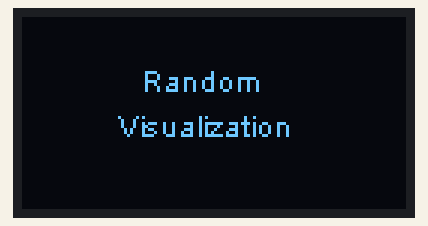
A sketch run on a simulated ESP8266 (NodeMCU). Parts: 128×64 one-colour display. Random numbers use the default seed unless the sketch sets one.

Above: at 0.1 s.
At 5.04 s:
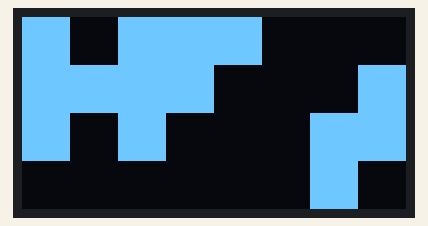
At 10.06 s:
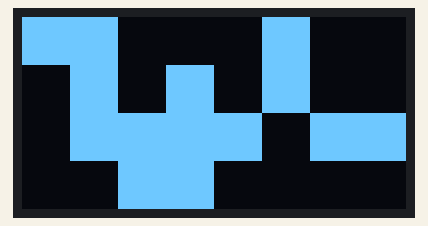
At 19.98 s:
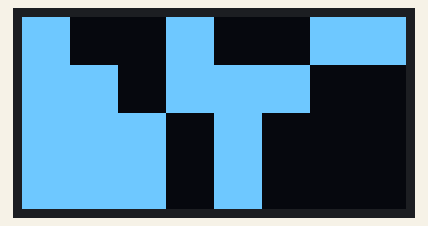
At 29.9 s:
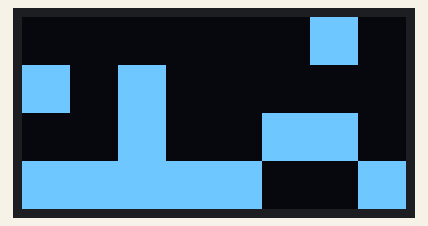
At 39.94 s:
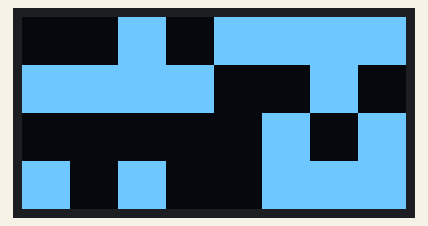

The sketch:

RandomVisualizer.ino
```cpp
// (licence header left out)
#include "SSD1306Wire.h"

// Set where to find the board
SSD1306Wire  display(0x3c, D3, D4); // Specify pins display is connected to, might have to change address

// Set display stuff
const int len = 8; // 128 native pixels / 4 pixels per cell = 32 virtual cells length
const int ht = 4; // 64 native pixels / 4 pixels per cell = 16 virtual cells height
const int pixelSize = 16; // Set how many native pixels = pixels per cell length or width
const bool flipScreen = false; // If you need to flip the screen

// Initialize the board
int board[len][ht];

// Function prototypes
void drawBoard();
void randomBoard();

void setup(){
  // Init the display
  display.init();
  if(flipScreen == true){
    display.flipScreenVertically();
  }

  // Display the title
  display.clear();
  display.setFont(ArialMT_Plain_10);
  display.drawString(40, 15, "Random");
  display.drawString(32, 30, "Visualization");
  display.display();
  delay(2000);
  display.clear();
}

void loop() {
  drawBoard();
  randomBoard();
  delay(100);
}

void drawBoard(){
  display.clear();
  for(int x=0; x<len; x++){
    for(int y=0; y<ht; y++){
      if(board[x][y] == 1){
//        display.setPixel(x,y);
          display.fillRect(x*pixelSize, y*pixelSize, pixelSize, pixelSize);
      }
    }
  }
  display.display();
}

void randomBoard(){
  for(int x=0; x<len; x++){
    for(int y=0; y<ht; y++){
      board[x][y] = random(0,2);
    }
  }
}
```
